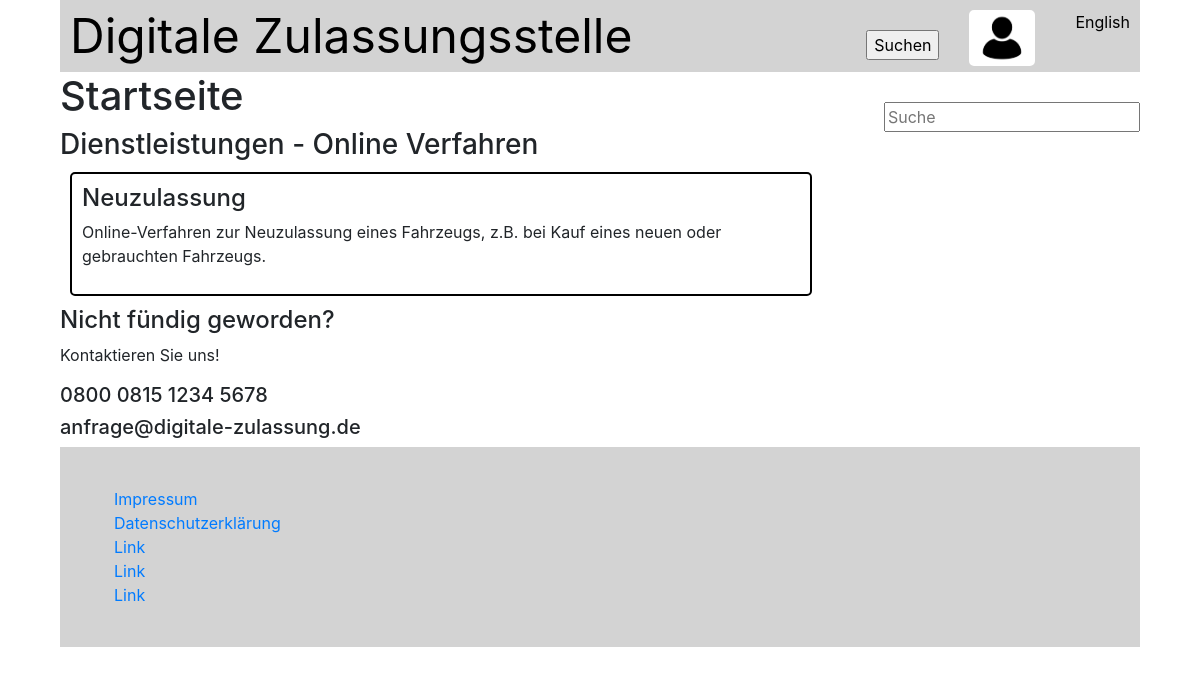
Before: / with the older database file.
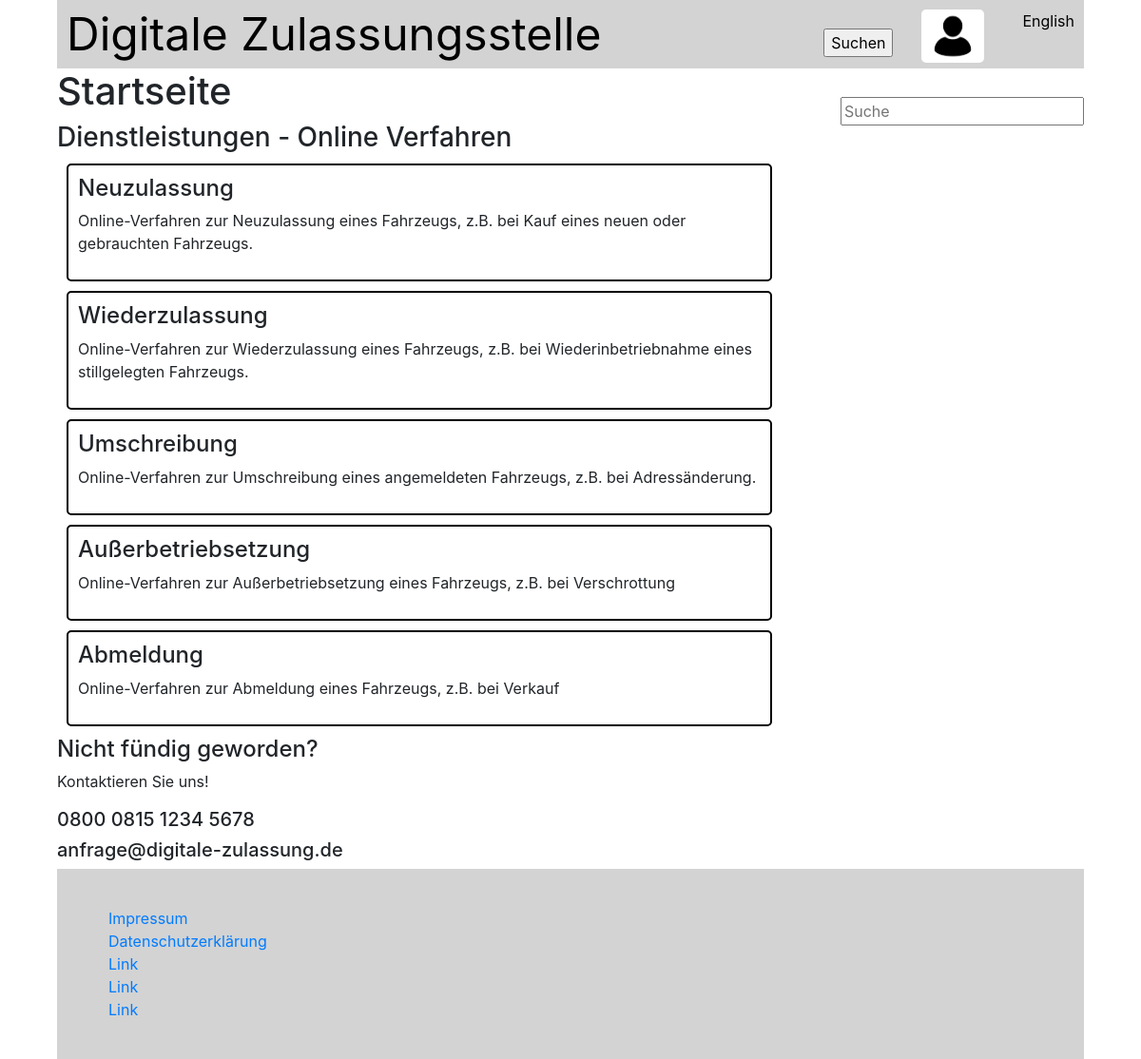
After: the same page with the newer database file.
### main/models.py (models this page shows)
class Dl(models.Model):
    name=models.CharField(max_length=200)
    desc=models.CharField(max_length=1000)
    file=models.CharField(max_length=200)

### main/views.py (the view)
# urls.py: 2. Add a URL to urlpatterns:  path('', views.home, name='home')
def home(request):
    dls=Dl.objects.all()
    params={"dls":dls}
    return render(request,"main/home.html",params)

### main/templates/main/home.html (shortened to what this page needs)
{% extends "main/base.html" %}
{% block content %}
<h1> Startseite </h1>
<h3>Dienstleistungen - Online Verfahren</h3>
{% for dl in dls %}
    <div OnClick="location.href='/dl/Neuzulassung'" class="dlbox">
        <h4> {{dl.name}} </h4>
        <p> {{ dl.desc}}</p>
    </div>
{% endfor %}
<div>
    <h4> Nicht fündig geworden?</h4>
    <p>Kontaktieren Sie uns!</p>
    <h5> 0800 0815 1234 5678 </h5>
    <h5> anfrage@digitale-zulassung.de</h5>
</div>
{% endblock content %}

### main/templates/main/base.html (shortened to what this page needs)
<!DOCTYPE html>
<html lang="de">
<head>
    <link rel="stylesheet" href="https://maxcdn.bootstrapcdn.com/bootstrap/4.0.0/css/bootstrap.min.css"
>
</head>
<body>
    <div class="main-background" >
        <div class="containers">
            <header class="navileiste">
                <div class="navi-div-a">
                    <a href="{% url 'home' %}" class="navi">Digitale Zulassungsstelle</a>
                    <a href="" class="navi-small">English</a>
                    <button OnClick="" class="navi-userbutton">{% load static %}
                        <img src={% static "main/icon.jpg" %} width=50px  alt="Nutzerkonto"></button>
                    <input type="submit" value="Suchen" class="navi-search">
                    <input type="text" class="navi-search" placeholder="Suche">
                </div>
            </header>
            <div class="Inhalt">
                <div class="blockcontent">
                    {% block content %}{% endblock %}
                </div>
            </div>
            <div class="footer">
                <div class="footer-container">
                <a href=""> Impressum</a> <br>
                <a href=""> Datenschutzerklärung</a><br>
                <a href=""> Link</a><br>
                <a href=""> Link</a><br>
                <a href=""> Link</a><br>
            </div>
            </div>
        </div>
    </div>
</body>
</html>

Changed rows visible on the page:
added Dl: name "Wiederzulassung", desc "Online-Verfahren zur Wiederzulassung eines Fahrzeugs, z.B. bei Wiederinbetriebnahme eines stillgelegten Fahrzeugs."
added Dl: name "Umschreibung", desc "Online-Verfahren zur Umschreibung eines angemeldeten Fahrzeugs, z.B. bei Adressänderung."
added Dl: name "Außerbetriebsetzung", desc "Online-Verfahren zur Außerbetriebsetzung eines Fahrzeugs, z.B. bei Verschrottung"
added Dl: name "Abmeldung", desc "Online-Verfahren zur Abmeldung eines Fahrzeugs, z.B. bei Verkauf"
